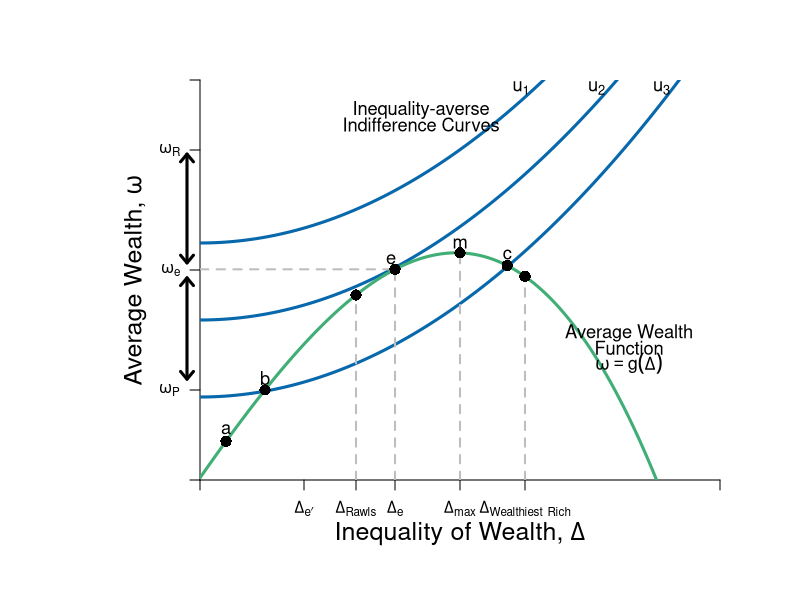

The R script that drew this image:
#Graph Designer: Simon Halliday & Riley Boeth '17
#Authors: Bowles, Foley and Halliday
#Title: Coordination, Conflict and Competition: A Text in Microeconomics

library(shape)
require(shape)
pdf(file = "risk/risks_inequality_averse.pdf", width = 10, height = 8)


#Set parameters for graphics
axislabelsize <- 1.5
labelsize <- 1.1
graphlinewidth <- 3
segmentlinewidth <- 2

COL <- c("#7fc97f", "#beaed4", "#fdc086", "#ffff99", "#386cb0", "#f0027f", "#bf5b17", "#666666")
COLA <- c("#e0f3db", "#99d8c9","#66c2a4","#41ae76", "#238b45", "#005824")
COLB <- c("#c6dbef", "#4eb3d3", "#2b8cbe", "#0868ac","#084081")
COLC <- c("#fcfbfd", "#efedf5", "#dadaeb", "#bcbddc", "#9e9ac8", "#807dba", "#6a51a3", "#54278f", "#3f007d")

#Edited the margins to cater for the larger LHS labels
par(mar =  c(6, 10, 4, 4))

#Indifference curves of a risk-averse homo economicus (1st graph out of the two for 4.7)

indiffA1 <- function(x, uA = 5, rmax=  .7, xmax = 15) {
  uA + (1/2)*(rmax/xmax)*(x^2)
}

#rmax*x
#indiffA <- function(x, ua=2) {
#  ua + (1/12)*(x)^2
#}

#Average wealth function 

avgwealth <- function(x,y){
  (1.08)*((-1/35)*(((-((.9)*x-36))^2))+36.8+((-1/10)*(x-4)+(-1/1000)*((x-3)^3)))
}

#Add limits on axes and levels of utility for each indifference curve
ylims <- c(0, 40)
xlims <- c(0, 40)

npts <- 501 
x <- seq(xlims[1], xlims[2], length.out = npts)
y <- seq(ylims[1], ylims[2], length.out = npts) 

plot(0, 0, xlim = xlims, ylim = ylims, type = "n",
     xlab = expression(paste("")),
     ylab = expression(paste("")), 
     xaxt = "n", 
     yaxt = "n", 
     cex.lab = axislabelsize, 
     bty = "n", 
     xaxs="i", 
     yaxs="i"
)

#x and y limits with plain axes without ticks/numbers to match previous graph

ticksx <- c(0, 8, 12, 15, 20, 25, xlims[2])
xlabels <- c(NA, expression(paste(Delta[e*minute])), expression(paste(Delta[Rawls])),  expression(paste(Delta[e])), expression(paste(Delta[max])), expression(paste(Delta[Wealthiest], " "[Rich])),  NA)
ticksy <- c(0, 21 - 12, 21, 21 + 12, ylims[2])
ylabels <- c(NA, expression(paste(omega[P])), expression(paste(omega[e])), expression(paste(omega[R])), NA)



axis(1,at = ticksx,  pos = 0, labels = xlabels)
axis(2,at = ticksy,  pos = 0, labels = ylabels, las = 1)

npts <- 500 
xx1 <- seq(xlims[1], xlims[2], length.out = npts)
xx2 <- seq(0, xlims[2], length.out = npts)
xx3 <- seq(xlims[1], 0, length.out = npts)
xx4 <- seq(-11, 0, length.out = npts)


lines(xx1, indiffA1(xx1, uA= 8.3), col = COLB[4], lwd = graphlinewidth)
lines(xx1, indiffA1(xx1, uA = 16), col = COLB[4], lwd = graphlinewidth)
lines(xx1, indiffA1(xx1, uA = 23.7), col = COLB[4], lwd = graphlinewidth)
lines(xx1, avgwealth(xx1), col = COLA[4], lwd = graphlinewidth)


#Axis labels and draw linear utility function
mtext(expression(paste("Inequality of Wealth, ", Delta)), side = 1, line = 2.5, cex = axislabelsize)
text(-5, 0.5*ylims[2], expression(paste("Average Wealth, ",omega)), xpd = TRUE, cex = axislabelsize, srt = 90) 

#Label various points on line

text(2, avgwealth(2)+1.2, expression(paste("a")), cex = labelsize)
text(5, avgwealth(5)+1.2, expression(paste("b")), cex = labelsize)
points(5, avgwealth(5), pch = 16, col = "black", cex = 1.5)
points(2, avgwealth(2), pch = 16, col = "black", cex = 1.5)

segments(25, 0, 25, avgwealth(25), lty = 2, col = "gray", lwd = segmentlinewidth)
points(25, avgwealth(25), pch = 16, col = "black", cex = 1.5)

text(23.63, avgwealth(23.63)+1.1, expression(paste("c")), cex = labelsize)
points(23.63, avgwealth(23.63), pch = 16, col = "black", cex = 1.5)

text(20, avgwealth(20)+1, expression(paste(m)), cex = labelsize)
segments(20, 0, 20, avgwealth(20), lty = 2, col = "gray", lwd = segmentlinewidth)
points(20, avgwealth(20), pch = 16, col = "black", cex = 1.5)

text(14.7, avgwealth(15)+1, expression(paste(e)), cex = labelsize)
segments(15, 0, 15, avgwealth(15), lty = 2, col = "gray", lwd = segmentlinewidth)
segments(0, avgwealth(15), 15, avgwealth(15), lty = 2, col = "gray", lwd = segmentlinewidth)
points(15, avgwealth(15), pch = 16, col = "black", cex = 1.5)

segments(12, 0, 12, avgwealth(12), lty = 2, col = "gray", lwd = segmentlinewidth)
points(12, avgwealth(12), pch = 16, col = "black", cex = 1.5)

#Label relevant points on axes

#text(8, -.9, expression(paste(Delta[e],"`")),  xpd = TRUE,  cex = labelsize)
#text(12, -.9, expression(paste(Delta[Rawls])), xpd = TRUE, cex = labelsize)
#text(15, -.9, expression(paste(Delta[e])),  xpd = TRUE,  cex = labelsize)
#text(20, -.9, expression(paste(Delta[max])),  xpd = TRUE,  cex = labelsize)
#text(25, -.9, expression(paste(Delta[Wealthiest], " "[Rich])),  xpd = TRUE,  cex = labelsize)


#text(-1, avgwealth(23)+12, expression(paste(omega[R])), xpd = TRUE, cex = labelsize)
#text(-1, avgwealth(23), expression(paste(omega, ""[e],"'")),  xpd = TRUE, cex = labelsize)
#text(-1, avgwealth(23)-12, expression(paste(omega, ""[P],"'")),  xpd = TRUE, cex = labelsize)

#Add arrow beside y axis and points on axis

arrows(-1, avgwealth(21) + 10, -1, avgwealth(20) - 1, col = "black", code = 3, arr.type = "simple", lty = 1, xpd = TRUE, length = 0.1, angle = 40, lwd = 3)
arrows(-1, avgwealth(21) - 12.5, -1, avgwealth(20) - 2.5, col = "black", code = 3, arr.type = "simple", lty = 1, xpd = TRUE, length = 0.1, angle = 40, lwd = 3)

#points(0, avgwealth(23)+12, pch = 16, col = "black", cex = 1.5, xpd = TRUE)
#points(0, avgwealth(23), pch = 16, col = "black", cex = 1.5,xpd = TRUE)
#points(0, avgwealth(23)-12, pch = 16, col = "black", cex = 1.5,xpd = TRUE)

#label the three indifference curves

text(24.7, 39.2, expression(paste(u[1])), xpd = TRUE, cex = labelsize)
text(30.5, 39.2, expression(paste(u[2])),  xpd = TRUE, cex = labelsize)
text(35.5, 39.2, expression(paste(u[3])),  xpd = TRUE, cex = labelsize)

#Label average wealth curve and indifference curves generally

text(33, avgwealth(30)+1.5, expression(paste("Average Wealth")), xpd = TRUE, cex = labelsize)
text(33, avgwealth(30), expression(paste("Function")), xpd = TRUE, cex = labelsize)
text(33, avgwealth(30)-1.5, expression(paste(omega == g(Delta))), xpd = TRUE, cex = labelsize)

#text(17, 38.5, expression(paste("Inequality Averse")), xpd = TRUE, cex = labelsize)
text(17, 37, expression(paste("Inequality-averse")), xpd = TRUE, cex = labelsize)
text(17, 35.5, expression(paste("Indifference Curves")), xpd = TRUE, cex = labelsize)


dev.off()
